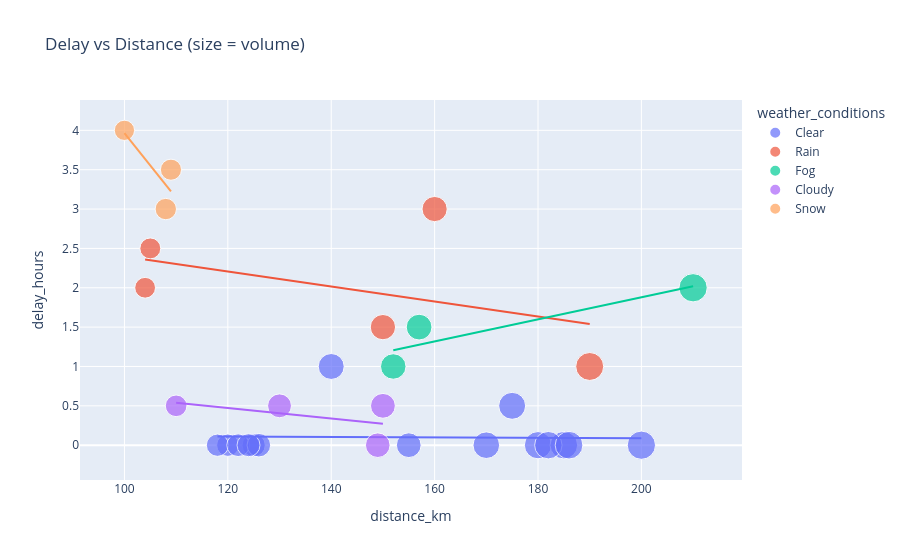

The notebook cell saved with this chart:
### Code cell
# Delay vs Distance scatter
fig = px.scatter(df, x='distance_km', y='delay_hours', color='weather_conditions',
                 size='volume_ton', hover_data=['driver_id', 'date', 'product_type'],
                 title='Delay vs Distance (size = volume)',
                 trendline='ols')
fig.show()

### Figure 1 — Plotly figure (JSON) as saved in the notebook; plotly's stock layout.template omitted (floating-point values rounded to 4 significant figures)
{"data": [{"customdata": [[1, "2025-10-01T00:00:00", "Diesel"], [3, "2025-10-01T00:00:00", "Diesel"], [1, "2025-10-03T00:00:00", "Diesel"], [2, "2025-10-03T00:00:00", "Diesel"], [4, "2025-10-04T00:00:00", "Kerosene"], [2, "2025-10-05T00:00:00", "Gasoline"], [3, "2025-10-06T00:00:00", "Diesel"], [4, "2025-10-07T00:00:00", "Diesel"], [3, "2025-10-08T00:00:00", "Diesel"], [1, "2025-10-09T00:00:00", "Diesel"], [3, "2025-10-10T00:00:00", "Diesel"], [4, "2025-10-11T00:00:00", "Diesel"], [3, "2025-10-12T00:00:00", "Diesel"], [1, "2025-10-13T00:00:00", "Diesel"], [3, "2025-10-14T00:00:00", "Diesel"]], "hovertemplate": "weather_conditions=Clear<br>distance_km=%{x}<br>delay_hours=%{y}<br>volume_ton=%{marker.size}<br>driver_id=%{customdata[0]}<br>date=%{customdata[1]}<br>product_type=%{customdata[2]}<extra></extra>", "legendgroup": "Clear", "marker": {"color": "#636efa", "size": [32.5, 22.0, 33.2, 29.5, 31.0, 26.8, 23.5, 32.9, 21.8, 33.5, 22.6, 31.8, 24.3, 35.0, 23.1], "sizemode": "area", "sizeref": 0.0875, "symbol": "circle"}, "mode": "markers", "name": "Clear", "orientation": "v", "showlegend": true, "type": "scatter", "x": [180.0, 120.0, 185.0, 140.0, 170.0, 155.0, 125.0, 182.0, 118.0, 186.0, 122.0, 175.0, 126.0, 200.0, 124.0], "xaxis": "x", "y": [0.0, 0.0, 0.0, 1.0, 0.0, 0.0, 0.0, 0.0, 0.0, 0.0, 0.0, 0.5, 0.0, 0.0, 0.0], "yaxis": "y"}, {"hovertemplate": "<b>OLS trendline</b><br>delay_hours = -0.000264938 * distance_km + 0.140765<br>R<sup>2</sup>=0.000795<br><br>weather_conditions=Clear<br>distance_km=%{x}<br>delay_hours=%{y} <b>(trend)</b><extra></extra>", "legendgroup": "Clear", "marker": {"color": "#636efa", "symbol": "circle"}, "mode": "lines", "name": "Clear", "showlegend": false, "type": "scatter", "x": [118.0, 120.0, 122.0, 124.0, 125.0, 126.0, 140.0, 155.0, 170.0, 175.0, 180.0, 182.0, 185.0, 186.0, 200.0], "xaxis": "x", "y": [0.1095, 0.109, 0.1084, 0.1079, 0.1076, 0.1074, 0.1037, 0.0997, 0.09573, 0.0944, 0.09308, 0.09255, 0.09175, 0.09149, 0.08778], "yaxis": "y"}, {"customdata": [[2, "2025-10-01T00:00:00", "Gasoline"], [3, "2025-10-03T00:00:00", "Gasoline"], [1, "2025-10-05T00:00:00", "Diesel"], [5, "2025-10-08T00:00:00", "Kerosene"], [5, "2025-10-12T00:00:00", "Kerosene"]], "hovertemplate": "weather_conditions=Rain<br>distance_km=%{x}<br>delay_hours=%{y}<br>volume_ton=%{marker.size}<br>driver_id=%{customdata[0]}<br>date=%{customdata[1]}<br>product_type=%{customdata[2]}<extra></extra>", "legendgroup": "Rain", "marker": {"color": "#EF553B", "size": [28.0, 27.8, 34.2, 19.2, 18.9], "sizemode": "area", "sizeref": 0.0875, "symbol": "circle"}, "mode": "markers", "name": "Rain", "orientation": "v", "showlegend": true, "type": "scatter", "x": [150.0, 160.0, 190.0, 105.0, 104.0], "xaxis": "x", "y": [1.5, 3.0, 1.0, 2.5, 2.0], "yaxis": "y"}, {"hovertemplate": "<b>OLS trendline</b><br>delay_hours = -0.00953713 * distance_km + 3.35237<br>R<sup>2</sup>=0.200280<br><br>weather_conditions=Rain<br>distance_km=%{x}<br>delay_hours=%{y} <b>(trend)</b><extra></extra>", "legendgroup": "Rain", "marker": {"color": "#EF553B", "symbol": "circle"}, "mode": "lines", "name": "Rain", "showlegend": false, "type": "scatter", "x": [104.0, 105.0, 150.0, 160.0, 190.0], "xaxis": "x", "y": [2.361, 2.351, 1.922, 1.826, 1.54], "yaxis": "y"}, {"customdata": [[4, "2025-10-02T00:00:00", "Kerosene"], [2, "2025-10-09T00:00:00", "Gasoline"], [2, "2025-10-13T00:00:00", "Gasoline"]], "hovertemplate": "weather_conditions=Fog<br>distance_km=%{x}<br>delay_hours=%{y}<br>volume_ton=%{marker.size}<br>driver_id=%{customdata[0]}<br>date=%{customdata[1]}<br>product_type=%{customdata[2]}<extra></extra>", "legendgroup": "Fog", "marker": {"color": "#00cc96", "size": [35.0, 28.4, 29.0], "sizemode": "area", "sizeref": 0.0875, "symbol": "circle"}, "mode": "markers", "name": "Fog", "orientation": "v", "showlegend": true, "type": "scatter", "x": [210.0, 152.0, 157.0], "xaxis": "x", "y": [2.0, 1.0, 1.5], "yaxis": "y"}, {"hovertemplate": "<b>OLS trendline</b><br>delay_hours = 0.0140368 * distance_km + -0.928364<br>R<sup>2</sup>=0.814134<br><br>weather_conditions=Fog<br>distance_km=%{x}<br>delay_hours=%{y} <b>(trend)</b><extra></extra>", "legendgroup": "Fog", "marker": {"color": "#00cc96", "symbol": "circle"}, "mode": "lines", "name": "Fog", "showlegend": false, "type": "scatter", "x": [152.0, 157.0, 210.0], "xaxis": "x", "y": [1.205, 1.275, 2.019], "yaxis": "y"}, {"customdata": [[5, "2025-10-02T00:00:00", "Gasoline"], [5, "2025-10-04T00:00:00", "Diesel"], [2, "2025-10-07T00:00:00", "Gasoline"], [2, "2025-10-11T00:00:00", "Gasoline"]], "hovertemplate": "weather_conditions=Cloudy<br>distance_km=%{x}<br>delay_hours=%{y}<br>volume_ton=%{marker.size}<br>driver_id=%{customdata[0]}<br>date=%{customdata[1]}<br>product_type=%{customdata[2]}<extra></extra>", "legendgroup": "Cloudy", "marker": {"color": "#ab63fa", "size": [20.5, 25.0, 27.0, 26.5], "sizemode": "area", "sizeref": 0.0875, "symbol": "circle"}, "mode": "markers", "name": "Cloudy", "orientation": "v", "showlegend": true, "type": "scatter", "x": [110.0, 130.0, 150.0, 149.0], "xaxis": "x", "y": [0.5, 0.5, 0.5, 0.0], "yaxis": "y"}, {"hovertemplate": "<b>OLS trendline</b><br>delay_hours = -0.00665421 * distance_km + 1.27166<br>R<sup>2</sup>=0.252860<br><br>weather_conditions=Cloudy<br>distance_km=%{x}<br>delay_hours=%{y} <b>(trend)</b><extra></extra>", "legendgroup": "Cloudy", "marker": {"color": "#ab63fa", "symbol": "circle"}, "mode": "lines", "name": "Cloudy", "showlegend": false, "type": "scatter", "x": [110.0, 130.0, 149.0, 150.0], "xaxis": "x", "y": [0.5397, 0.4066, 0.2802, 0.2735], "yaxis": "y"}, {"customdata": [[5, "2025-10-06T00:00:00", "Kerosene"], [5, "2025-10-10T00:00:00", "Kerosene"], [5, "2025-10-14T00:00:00", "Kerosene"]], "hovertemplate": "weather_conditions=Snow<br>distance_km=%{x}<br>delay_hours=%{y}<br>volume_ton=%{marker.size}<br>driver_id=%{customdata[0]}<br>date=%{customdata[1]}<br>product_type=%{customdata[2]}<extra></extra>", "legendgroup": "Snow", "marker": {"color": "#FFA15A", "size": [18.0, 20.0, 19.5], "sizemode": "area", "sizeref": 0.0875, "symbol": "circle"}, "mode": "markers", "name": "Snow", "orientation": "v", "showlegend": true, "type": "scatter", "x": [100.0, 108.0, 109.0], "xaxis": "x", "y": [4.0, 3.0, 3.5], "yaxis": "y"}, {"hovertemplate": "<b>OLS trendline</b><br>delay_hours = -0.0821918 * distance_km + 12.1849<br>R<sup>2</sup>=0.657534<br><br>weather_conditions=Snow<br>distance_km=%{x}<br>delay_hours=%{y} <b>(trend)</b><extra></extra>", "legendgroup": "Snow", "marker": {"color": "#FFA15A", "symbol": "circle"}, "mode": "lines", "name": "Snow", "showlegend": false, "type": "scatter", "x": [100.0, 108.0, 109.0], "xaxis": "x", "y": [3.966, 3.308, 3.226], "yaxis": "y"}], "layout": {"autosize": true, "legend": {"itemsizing": "constant", "title": {"text": "weather_conditions"}, "tracegroupgap": 0}, "title": {"text": "Delay vs Distance (size = volume)"}, "xaxis": {"anchor": "y", "autorange": true, "domain": [0, 1], "range": [91.49, 219.3], "title": {"text": "distance_km"}, "type": "linear"}, "yaxis": {"anchor": "x", "autorange": true, "domain": [0, 1], "range": [-0.736, 4.603], "title": {"text": "delay_hours"}, "type": "linear"}}}
